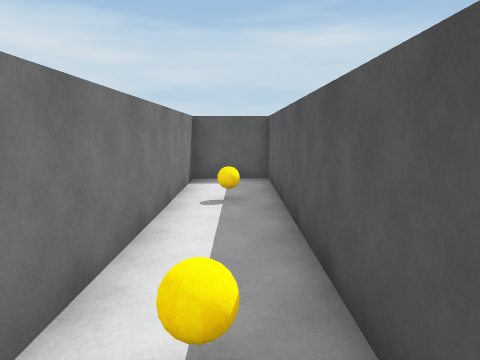
[1] (above)

24 first-person views from a walk through a Unity game level. The camera is 1.5 m above the floor, tilts 8° down and sees 70° across. The floor is counted in squares, 1 m on a side. Each view is taken from the middle of a square. On the plan, view 1 faces up. The plan holds only what a view shows up to about 16 squares ahead; the rest is blank. The player is left out.

[2]
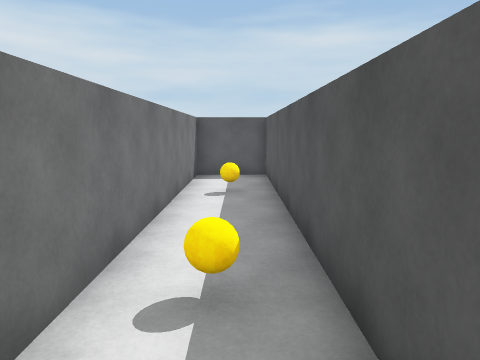

[3]
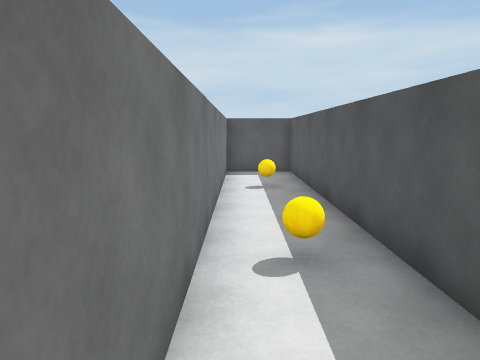

[4]
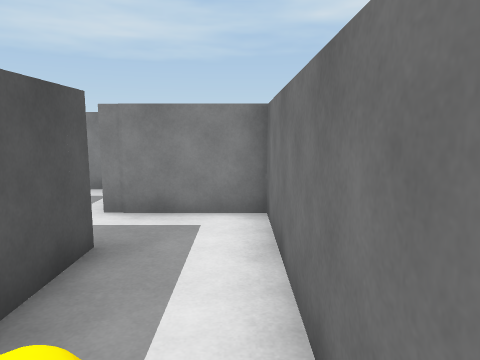

[5]
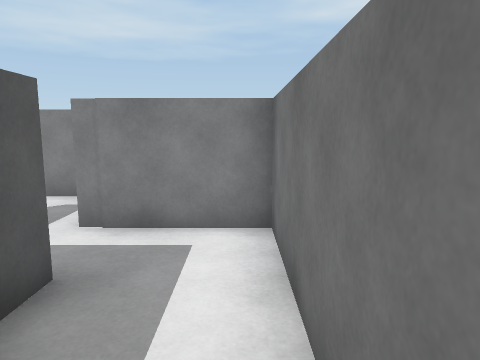

[6]
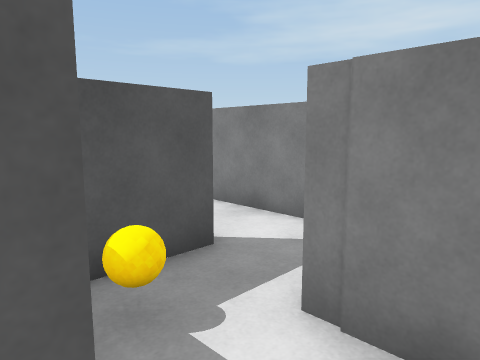

[7]
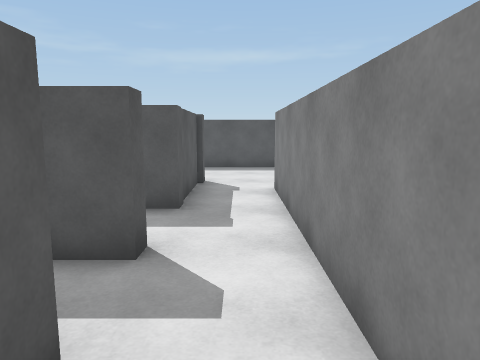

[8]
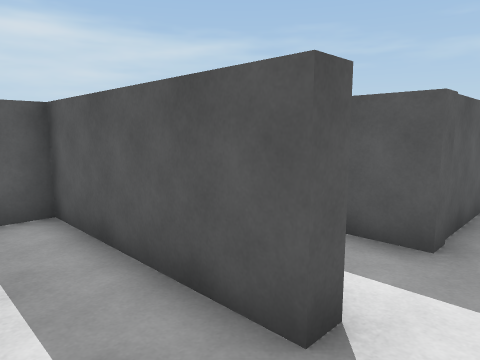

[9]
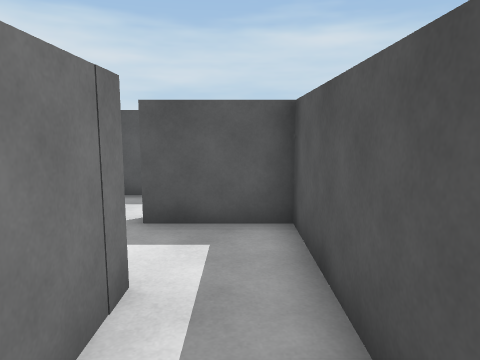

[10]
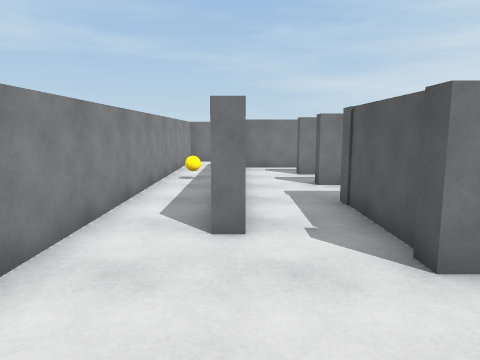

[11]
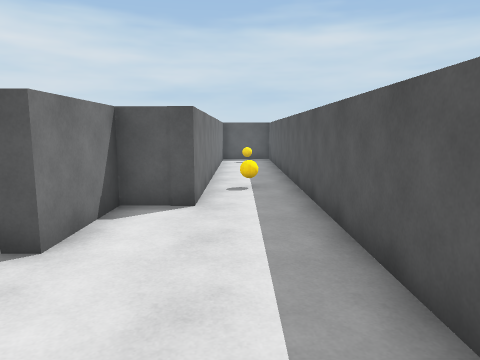

[12]
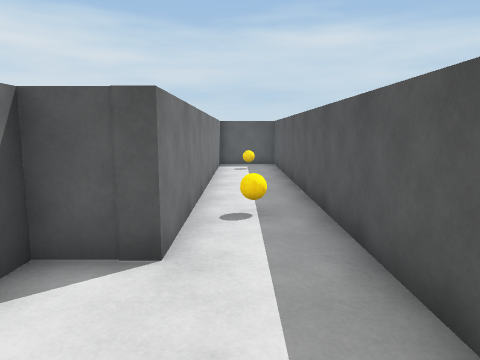

[13]
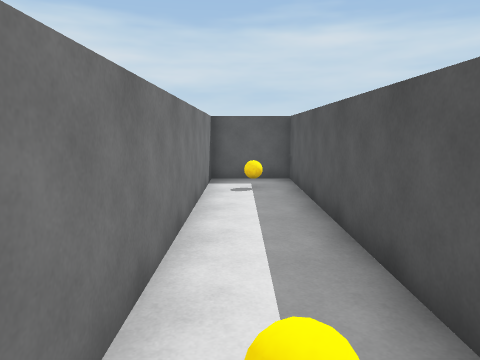

[14]
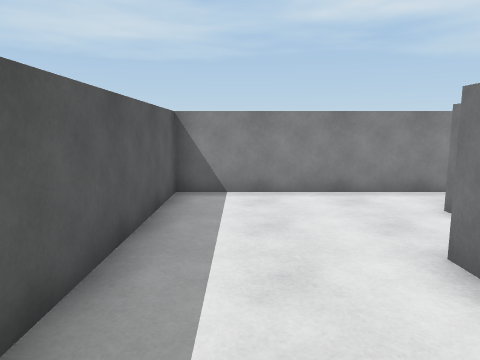

[15]
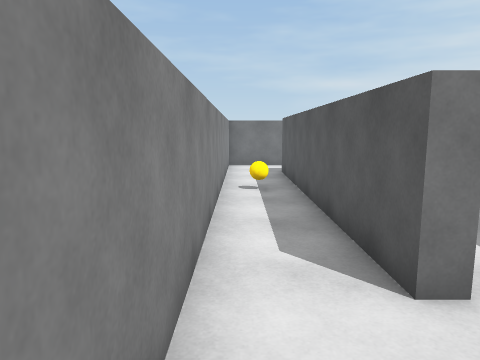

[16]
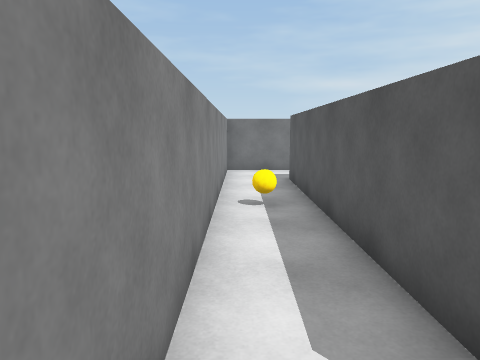

[17]
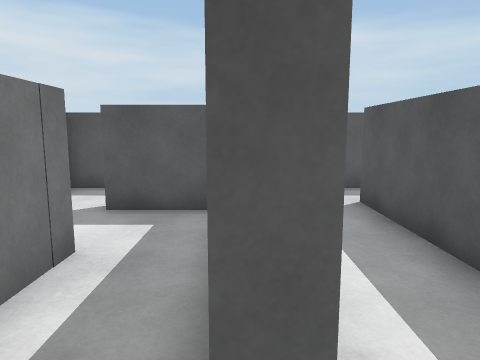

[18]
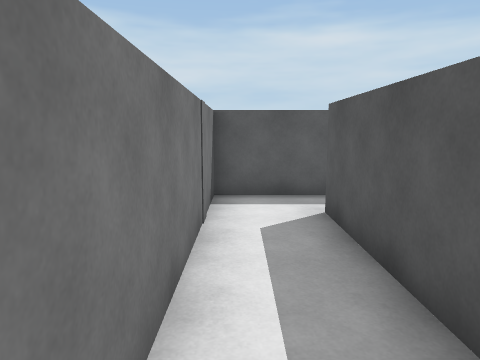

[19]
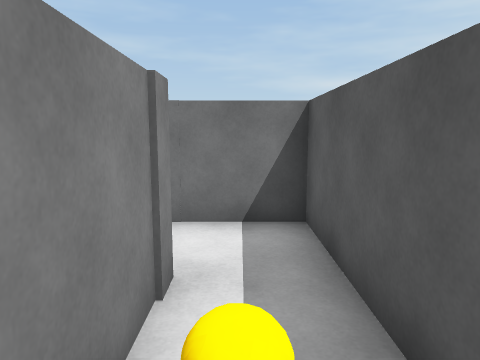

[20]
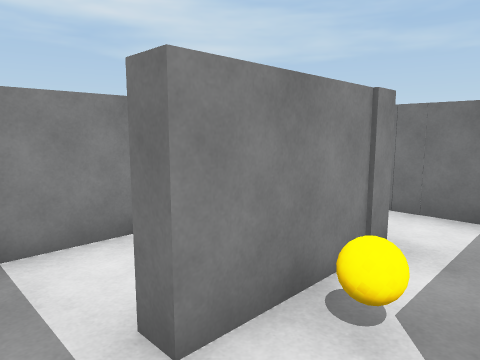

[21]
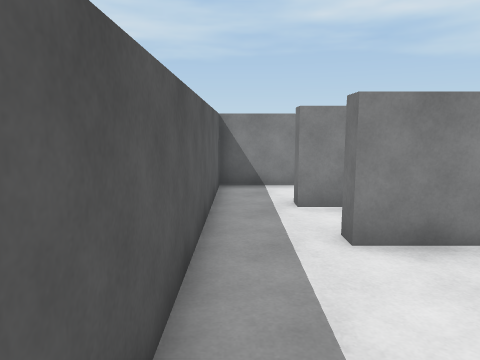

[22]
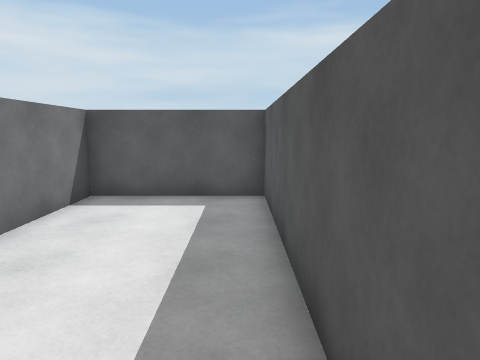

[23]
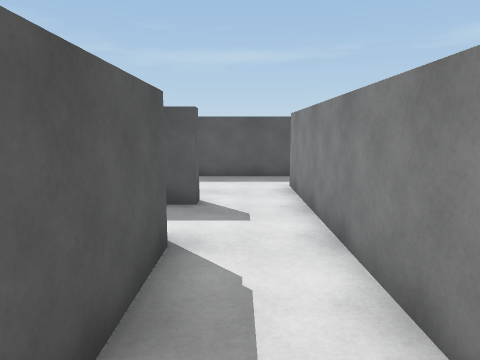

[24]
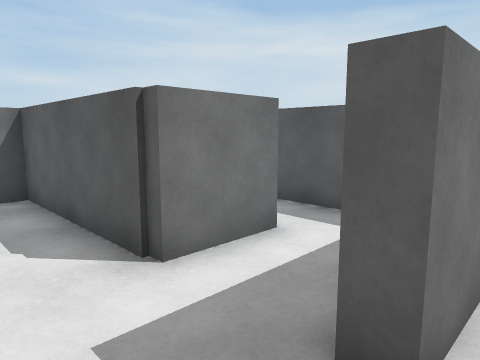

### Floor plan
Points are (right, up) in squares from view 1. A wall is a line through its corners. A room is listed if a view was taken in it or the views show most of it. See-through windows are left out.
Room 1 (views 1, 2, 3, 4, 5, 6)
walls: (0.9, -1.4) (0.9, 11) (-1.5, 11) (-1.5, -3.3) (0.4, -3.3)
ways out: opening at (1, -2)
objects: ball (0, 2); ball (0, 8)
Room 2 (view 7)
walls: (1.4, -3.3) (1.4, -5.8); (3.4, -3.8) (3.4, -2.2); (2.5, -5.9) (3.5, -5.9)
ways out: opening at (4, -4.5) to room 3; opening at (2.5, -3)
Room 3 (views 8, 9, 17)
walls: (3.9, -0.8) (3.9, -3.8) (3.4, -3.8); (6.4, -3.8) (5.9, -3.8) (5.9, 1.5) (3.4, 1.5); (3.5, -5.9) (6.4, -5.9)
ways out: opening at (4, -4.5) to room 2; opening at (6, -4.5) to room 5; opening at (4, 0.5)
Room 4 (views 10, 11, 12, 13, 14, 15, 16)
walls: (8.4, -5.9) (11.1, -5.9) (11.1, -6.4) (1, -6.4); (-1.5, -6) (-1.5, -8.5) (16.6, -8.5) (16.6, 11) (14.1, 11) (14.1, -1.1) (12.5, -1.1) (12.5, -3.8) (8.6, -3.8)
ways out: opening at (9, -5) to room 5
objects: ball (5, -7); ball (15, 1); ball (15, 9)
Room 5 (views 18, 19, 20, 22)
walls: (8.6, -3.8) (8.6, 2.2) (11.8, 2.2) (11.8, 1.6); (10.6, 4.1) (6.4, 4.1) (6.4, -3.8); (11.5, 4.6) (11.5, 4); (13.6, 1.6) (13.6, 4.6); (6.4, -5.9) (8.4, -5.9)
ways out: opening at (6, -4.5) to room 3; opening at (9, -5) to room 4; opening at (12.5, 4) to room 6; opening at (12.5, 2) to room 8
objects: ball (11, 3)
Room 6 (views 21, 24)
walls: (9.5, 4.6) (11.5, 4.6); (13.6, 4.6) (13.6, 11) (9.5, 11) (9.5, 7)
ways out: opening at (12.5, 4) to room 5; opening at (9, 5.5) to room 7
Room 7 (view 23)
walls: (3.9, 4.6) (9.5, 4.6); (6.7, 9.2) (6.7, 7) (1.4, 7); (9.5, 7) (9, 7) (9, 7.6); (6.9, 11) (5.1, 11)
ways out: opening at (9, 5.5) to room 6; opening at (6.5, 10)
Room 8 (no view inside)
walls: (11.6, -0.6) (13.6, -0.6) (13.6, 1.6)
ways out: opening at (12.5, 2) to room 5; opening at (11, 0.5)

Where each view was taken, in squares from view 1:
view 1: 0 up, 0 right, facing up
view 2: 1 down, 0 right, facing up
view 3: 2 down, 1 left, facing up
view 4: 3 up, 1 left, facing down
view 5: 2 up, 1 left, facing down
view 6: 1 down, 0 right, facing down-right
view 7: 5 down, 2 right, facing right
view 8: 5 down, 4 right, facing up-right
view 9: 4 down, 5 right, facing up
view 10: 6 down, 16 right, facing left
view 11: 8 down, 15 right, facing up
view 12: 5 down, 15 right, facing up
view 13: 0 up, 15 right, facing up
view 14: 0 up, 15 right, facing down
view 15: 8 down, 14 right, facing left
view 16: 8 down, 12 right, facing left
view 17: 5 down, 6 right, facing up
view 18: 4 down, 7 right, facing up
view 19: 3 up, 12 right, facing left
view 20: 4 up, 13 right, facing down-left
view 21: 9 up, 13 right, facing down
view 22: 3 up, 13 right, facing up
view 23: 6 up, 2 right, facing right
view 24: 5 up, 10 right, facing up-left
